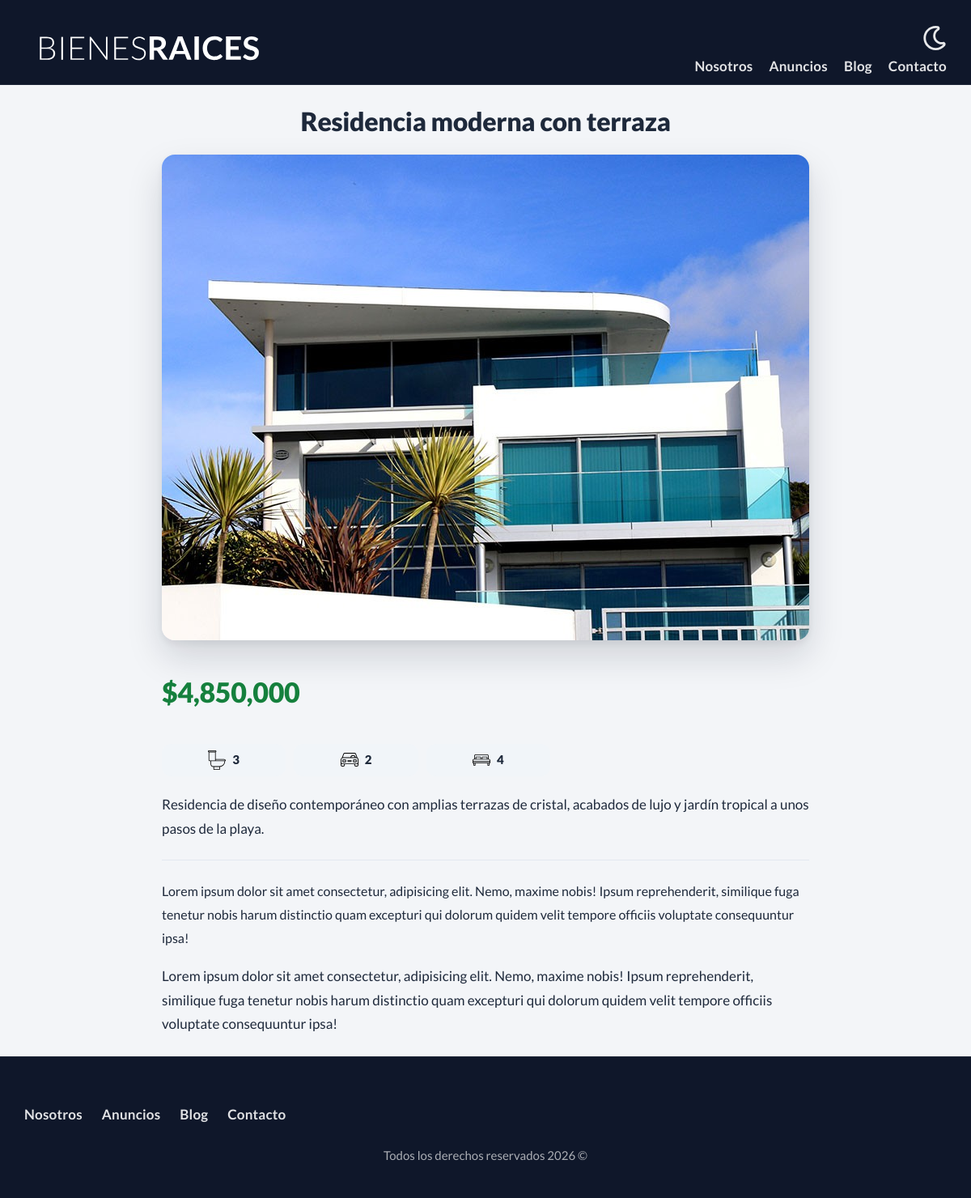
The app's page /anuncio?id=1 with its own data.
### tables this page shows
CREATE TABLE IF NOT EXISTS propiedades (
  idpropiedad           INT UNSIGNED NOT NULL AUTO_INCREMENT PRIMARY KEY,
  titulo                VARCHAR(45)  NOT NULL,
  precio                DECIMAL(10,2) NOT NULL,
  imagen                VARCHAR(200) NOT NULL,        
  descripcion           LONGTEXT     NOT NULL,
  habitaciones          TINYINT UNSIGNED NOT NULL,
  wc                    TINYINT UNSIGNED NOT NULL,
  estacionamiento       TINYINT UNSIGNED NOT NULL,
  creado                DATE         NOT NULL,
  vendedores_idvendedor INT UNSIGNED NOT NULL,
   
  CONSTRAINT fk_propiedades_vendedor FOREIGN KEY (vendedores_idvendedor) REFERENCES vendedores(idvendedor)
);

### controllers/PaginasController.php (called while the page is built, shortened)
<?php
    class PaginasController {
        public static function anuncio(Router $router){
            $id=filter_var($_GET['id'] ?? null,FILTER_VALIDATE_INT);
            $propiedad=$id ? Propiedad::find($id) : false;
            $router->render("paginas/anuncio",["propiedad"=>$propiedad]);
        }
    }

### public/index.php (called while the page is built, shortened)
<?php
    $router=new Router();
    $router->get('/admin',[PropiedadController::class,'index']);
    $router->get('/propiedades/crear',[PropiedadController::class,'crear']);
    $router->post('/propiedades/crear',[PropiedadController::class,'crear']);
    $router->get('/propiedades/actualizar',[PropiedadController::class,'actualizar']);
    $router->post('/propiedades/actualizar',[PropiedadController::class,'actualizar']);
    $router->get('/vendedores/crear',[VendedorController::class,'crear']);
    $router->post('/vendedores/crear',[VendedorController::class,'crear']);
    $router->get('/vendedores/actualizar',[VendedorController::class,'actualizar']);
    $router->post('/vendedores/actualizar',[VendedorController::class,'actualizar']);
    $router->post('/admin',[PropiedadController::class,'index']);
    $router->get('/index',[PaginasController::class,'index']);
    $router->get('/nosotros',[PaginasController::class,'nosotros']);
    $router->get('/anuncios',[PaginasController::class,'anuncios']);
    $router->get('/anuncio',[PaginasController::class,'anuncio']);
    $router->get('/blog',[PaginasController::class,'blog']);
    $router->get('/entrada',[PaginasController::class,'entrada']);
    $router->get('/contacto',[PaginasController::class,'contacto']);
    $router->post('/contacto',[PaginasController::class,'contacto']);
    $router->get('/login',[LoginController::class,'login']);
    $router->post('/login',[LoginController::class,'login']);
    $router->get('/logout',[LoginController::class,'logout']);
    $router->comprobarRutas();

### models/ActiveRecord.php (called while the page is built, shortened)
<?php
    class ActiveRecord{
        protected static $db;
        protected static $tabla='';
        protected static $columnaId='id';
        protected static function escapar($valor){
            return self::$db->escape_string((string)$valor);
        }
        public static function setDb($database){
            self::$db=$database;
        }
        protected static function consultaSQL($query){
            $resConsulta=self::$db->query($query);
            $array=[];
            while($registro=$resConsulta->fetch_assoc()):
                $array[]=static::crearObjeto($registro);
            endwhile;
            return $array;
        }
        protected static function crearObjeto($array){
            $instancia=new static;
            foreach($array as $key=>$value):
                if(property_exists($instancia,$key)):
                    $instancia->$key=$value;
                endif;
            endforeach;
            return $instancia;
        }
        public static function find($id){
           $query="SELECT * FROM ".static::$tabla." WHERE ".static::$columnaId."='".static::escapar($id)."' LIMIT 1";
           $resultado=self::consultaSQL($query);
           return  current($resultado);
        }
    }

### includes/funciones.php (called while the page is built, shortened)
<?php
    function s($html):string{
        return htmlspecialchars((string)$html,ENT_QUOTES | ENT_SUBSTITUTE,'UTF-8');
    }

### views/paginas/anuncio.php (the view)
<main class="contenedor seccion contenido-centrado">
        <h1><?php echo s($propiedad->titulo) ?></h1>
        <picture>
            <img loading="lazy" src="<?php echo BASE_PATH; ?>/imagenes/<?php echo s($propiedad->imagen);  ?>" alt="imagen de la propiedad">
        </picture>
        <div class="resumen-propiedad">
            <p class="precio">$<?php echo s(number_format((float)$propiedad->precio));  ?></p>
            <ul class="iconos-caracteristicas">
                <li>
                    <img class="icono" loading="lazy" src="<?php echo BASE_PATH; ?>/build/img/icono_wc.svg" alt="icono wc">
                    <p><?php echo s($propiedad->wc);  ?></p>
                </li>
                <li>
                    <img class="icono" loading="lazy" src="<?php echo BASE_PATH; ?>/build/img/icono_estacionamiento.svg" alt="icono estacionamiento">
                    <p><?php echo s($propiedad->estacionamiento);  ?></p>
                </li>
                <li>
                    <img class="icono" loading="lazy" src="<?php echo BASE_PATH; ?>/build/img/icono_dormitorio.svg" alt="icono dormitorio">
                    <p><?php echo s($propiedad->habitaciones);  ?></p>
                </li>
            </ul>
            <p>
            <?php echo s($propiedad->descripcion); ?>
            <hr>
                Lorem ipsum dolor sit amet consectetur, adipisicing elit.
                Nemo, maxime nobis! Ipsum reprehenderit, similique fuga
                tenetur nobis harum distinctio quam excepturi qui dolorum
                quidem velit tempore officiis voluptate consequuntur ipsa!
            </p>
            <p>
                Lorem ipsum dolor sit amet consectetur, adipisicing elit.
                Nemo, maxime nobis! Ipsum reprehenderit, similique fuga
                tenetur nobis harum distinctio quam excepturi qui dolorum
                quidem velit tempore officiis voluptate consequuntur ipsa!
            </p>
        </div>
    </main>

### public/build/css/app.css (style rules this page uses)
html { box-sizing:border-box;font-size:62.5% }
*,:after,:before { box-sizing:inherit }
body { background-color:#f5fac1;font-family:Lato,sans-serif;font-size:1.6rem;line-height:1.8 }
p { color:#000;font-size:2rem }
.contenedor { margin:0 auto;max-width:120rem;width:95% }
img,picture { display:block;width:100% }
h1,h2,h3 { font-family:Lato,sans-serif;font-weight:300;margin:2.5rem 0;text-align:center }
h1 { font-size:3.8rem }
html { -webkit-text-size-adjust:100%;line-height:1.15 }
body { margin:0 }
main { display:block }
h1 { font-size:2em;margin:.67em 0 }
hr { box-sizing:content-box;height:0;overflow:visible }
img { border-style:none }
.seccion { margin-bottom:2.5rem;margin-top:2.5rem }
.contenido-centrado { max-width:80rem }
.precio { color:#399c3c;font-size:3rem;font-weight:700 }
.iconos-caracteristicas { display:flex;list-style:none;max-width:40rem;padding:0 }
.iconos-caracteristicas li { display:flex;flex:1 }
.iconos-caracteristicas li img { flex:0 0 3rem;margin-right:1rem }
.iconos-caracteristicas li p { font-weight:700 }

### public/build/css/tema.css (style rules this page uses)
:root { --verde:#15803d; --verde-claro:#16a34a; --verde-suave:#dcfce7; --ambar:#f59e0b; --ambar-texto:#b45309; --rojo:#dc2626; --bg:#f3f5f8; --surface:#ffffff; --surface-2:#f8fafc; --texto:#1e293b; --muted:#64748b; --borde:#e2e8f0; --nav:#0f172a; --chip:#f1f5f9; --sombra:0 1px 2px rgba(15,23,42,.05),0 8px 24px rgba(15,23,42,.07); --sombra-hover:0 4px 8px rgba(15,23,42,.06),0 20px 44px rgba(15,23,42,.15); --radio:16px; }
body { background-color:var(--bg);color:var(--texto);-webkit-font-smoothing:antialiased }
p { color:var(--texto);font-size:1.7rem;line-height:1.75 }
h1,h2,h3,h4 { color:var(--texto);letter-spacing:-.01em }
h1,h2,h3,h4 { line-height:1.25 }
h1,.mas-nosotros { font-weight:800 }
.precio { color:var(--verde);font-size:2.8rem;font-weight:800;letter-spacing:-.01em }
.iconos-caracteristicas { gap:1rem;max-width:none;margin:0 0 2rem;margin-top:auto }
.iconos-caracteristicas li { flex:1;align-items:center;justify-content:center;gap:.4rem;padding:.8rem .4rem;background:var(--chip);border-radius:12px }
.iconos-caracteristicas li img { flex:0 0 2.2rem;width:2.2rem;margin-right:.4rem }
.iconos-caracteristicas li p { margin:0;font-size:1.5rem;font-weight:800;line-height:1 }
.contenido-centrado picture img { border-radius:var(--radio);box-shadow:var(--sombra-hover) }
.resumen-propiedad .precio { font-size:3.4rem }
.resumen-propiedad .iconos-caracteristicas { max-width:48rem;margin-top:1.6rem }
.contenido-centrado hr { border:0;border-top:1px solid var(--borde);margin:2.4rem 0 }

### records on screen
propiedades: titulo "Residencia moderna con terraza", imagen (picture), precio "4,850,000", wc "3", estacionamiento "2", habitaciones "4", descripcion "Residencia de diseño contemporáneo con amplias terrazas de cristal, acabados de lujo y jardín tropical a unos pasos de la playa."
